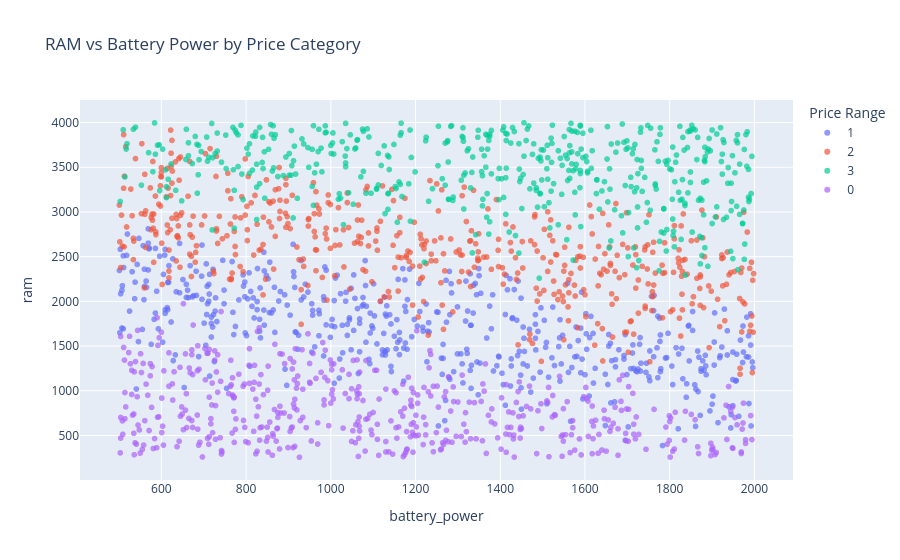

The notebook cell this image was saved under:
### Code cell
# Scatter plot: RAM vs Battery Power colored by Price Range
fig = px.scatter(
    df, x="battery_power", y="ram", color=df["price_range"].astype(str),
    title="RAM vs Battery Power by Price Category",
    labels={"color": "Price Range"},
    opacity=0.7
)
fig.show()

### Figure 1 — Plotly figure (JSON) as saved in the notebook; plotly's stock layout.template omitted (floating-point values rounded to 4 significant figures; data arrays with more than 128 entries replaced by an {"elided": "..."} marker saying what was removed)
{"data": [{"hovertemplate": "Price Range=1<br>battery_power=%{x}<br>ram=%{y}<extra></extra>", "legendgroup": "1", "marker": {"color": "#636efa", "opacity": 0.7, "symbol": "circle"}, "mode": "markers", "name": "1", "showlegend": true, "type": "scattergl", "x": {"elided": "500 int values"}, "xaxis": "x", "y": {"elided": "500 int values"}, "yaxis": "y"}, {"hovertemplate": "Price Range=2<br>battery_power=%{x}<br>ram=%{y}<extra></extra>", "legendgroup": "2", "marker": {"color": "#EF553B", "opacity": 0.7, "symbol": "circle"}, "mode": "markers", "name": "2", "showlegend": true, "type": "scattergl", "x": {"elided": "500 int values"}, "xaxis": "x", "y": {"elided": "500 int values"}, "yaxis": "y"}, {"hovertemplate": "Price Range=3<br>battery_power=%{x}<br>ram=%{y}<extra></extra>", "legendgroup": "3", "marker": {"color": "#00cc96", "opacity": 0.7, "symbol": "circle"}, "mode": "markers", "name": "3", "showlegend": true, "type": "scattergl", "x": {"elided": "500 int values"}, "xaxis": "x", "y": {"elided": "500 int values"}, "yaxis": "y"}, {"hovertemplate": "Price Range=0<br>battery_power=%{x}<br>ram=%{y}<extra></extra>", "legendgroup": "0", "marker": {"color": "#ab63fa", "opacity": 0.7, "symbol": "circle"}, "mode": "markers", "name": "0", "showlegend": true, "type": "scattergl", "x": {"elided": "500 int values"}, "xaxis": "x", "y": {"elided": "500 int values"}, "yaxis": "y"}], "layout": {"legend": {"title": {"text": "Price Range"}, "tracegroupgap": 0}, "title": {"text": "RAM vs Battery Power by Price Category"}, "xaxis": {"anchor": "y", "domain": [0.0, 1.0], "title": {"text": "battery_power"}}, "yaxis": {"anchor": "x", "domain": [0.0, 1.0], "title": {"text": "ram"}}}}
